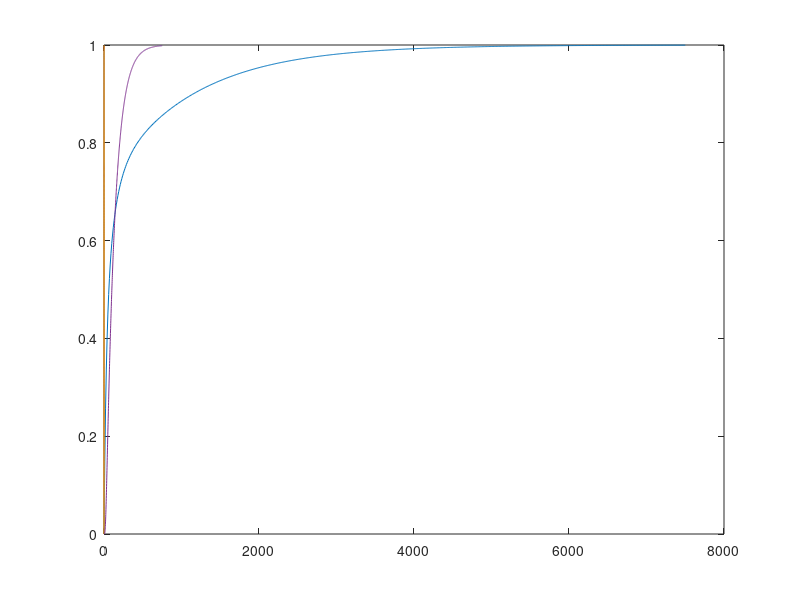

Recreate this plot in MATLAB.
function ejerciciorks

    dt = 10;
    t0 = 0;
    tf = 7500;
    t = t0:dt:tf';
    % d(z)/dt = K*z+p
    K = 0.018 * [
            -2 1 0 0 0 0
            1 -2 1 0 0 0
            0 1 -2 1 0 0
            0 0 1 -2 1 0
            0 0 0 1 -2 1
            0 0 0 0 2/3 -2/3
            ];
    p = 0.018 * [1; zeros(5, 1)];
    z = zeros(6, 1);
    omega = 0.5;

    for i = 1:(tf - t0) / dt
        k1 = dt * (K * z(:, i) + p);
        k2 = dt * (K * (z(:, i) + (1 / (2 * omega)) * k1) + p);
        z(:, i + 1) = z(:, i) + (1 - omega) * k1 + omega * k2;
    endfor

    plot(t, z(1, :), z(2, :), z(3, :), z(4, :), z(5, :), z(6, :));

endfunction
